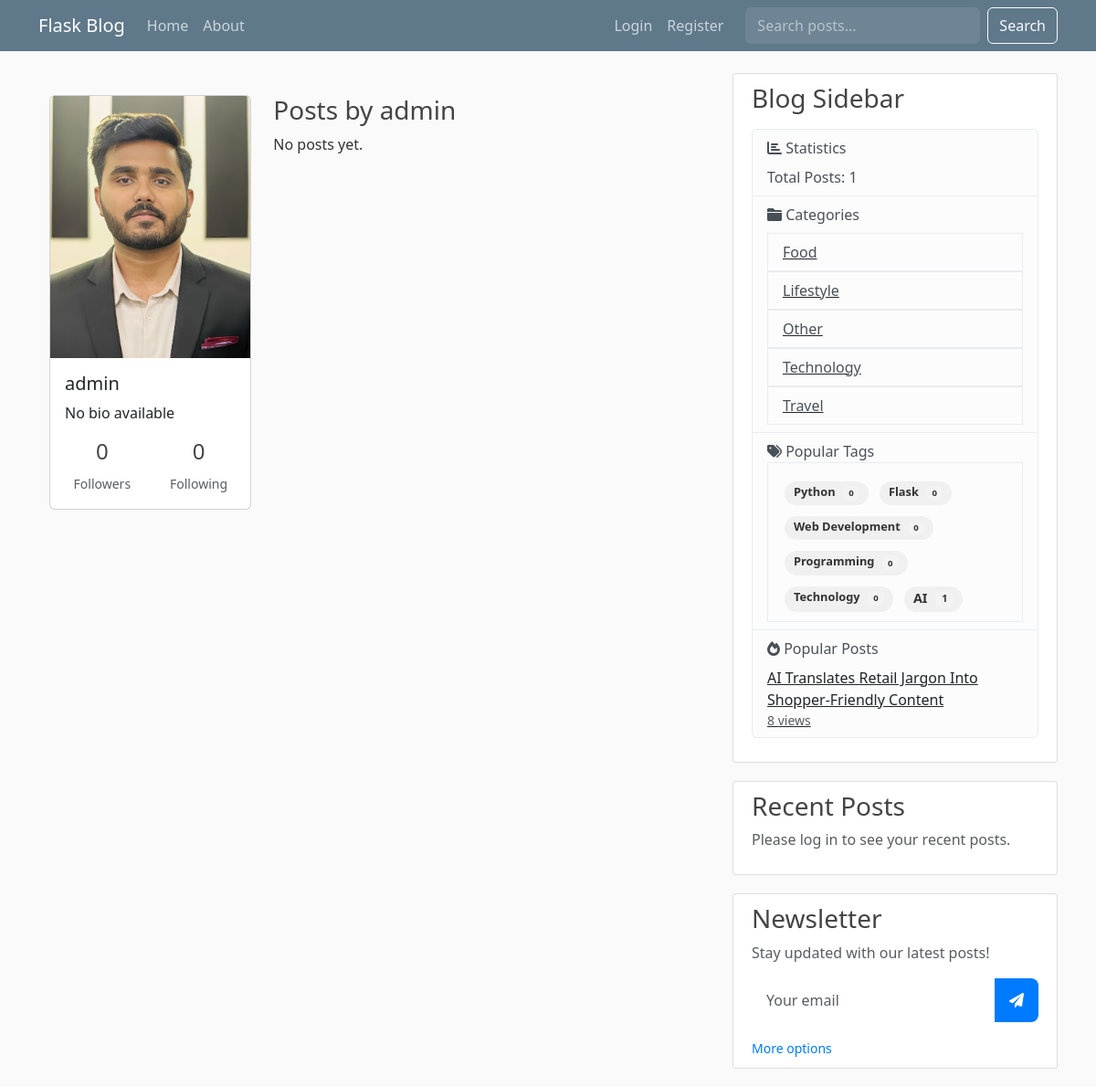
The app's page /user/admin, older data.
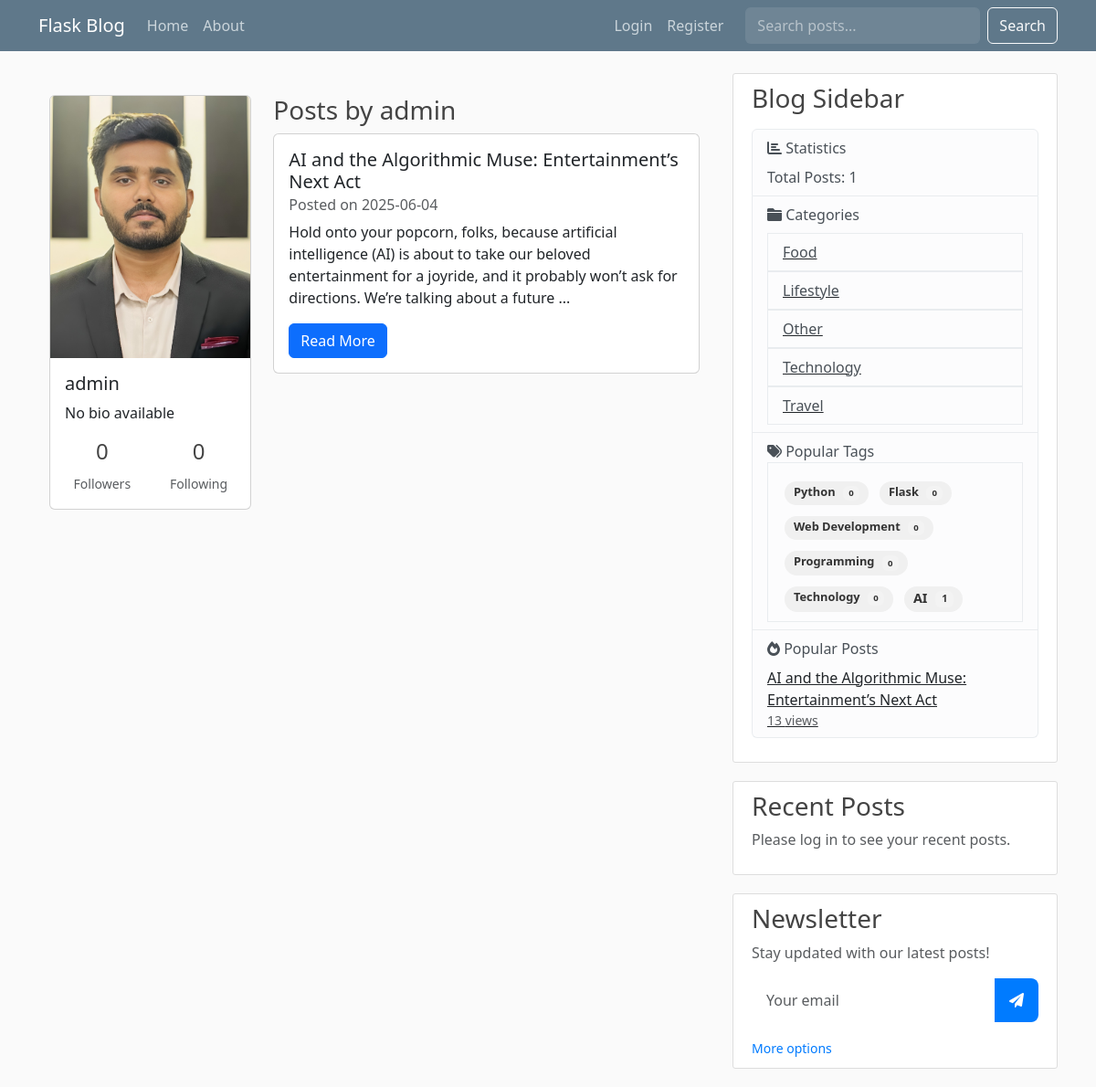
The same page, newer data.
### flaskblog.py (models this page shows, shortened)
class Category(db.Model):
    id = db.Column(db.Integer, primary_key=True)
    name = db.Column(db.String(50), unique=True, nullable=False)
    description = db.Column(db.String(200))
    slug = db.Column(db.String(50), unique=True)

class Tag(db.Model):
    id = db.Column(db.Integer, primary_key=True)
    name = db.Column(db.String(50), unique=True, nullable=False)
    description = db.Column(db.String(200))
    slug = db.Column(db.String(50), unique=True)
    posts = db.relationship('Post', secondary=post_tags, backref=db.backref('tags', lazy='dynamic'))

class Post(db.Model):
    id = db.Column(db.Integer, primary_key=True)
    title = db.Column(db.String(100), nullable=False)
    date_posted = db.Column(db.DateTime, nullable=False, default=datetime.utcnow)
    content = db.Column(db.Text, nullable=False)
    image_file = db.Column(db.String(20), nullable=True)
    user_id = db.Column(db.Integer, db.ForeignKey('user.id'), nullable=False)
    category_id = db.Column(db.Integer, db.ForeignKey('category.id'), nullable=True)
    category = db.relationship('Category', backref=db.backref('posts', lazy=True))
    views = db.Column(db.Integer, default=0)
    status = db.Column(db.String(20), default='published')  # published, draft, scheduled
    publish_date = db.Column(db.DateTime)
    likes = db.relationship('Like', backref='post', lazy=True)
    comments = db.relationship('Comment', back_populates='post', lazy=True)

### flaskblog.py (the view)
@app.route("/user/<string:username>")
def user_profile(username):
    page = request.args.get('page', 1, type=int)
    user = User.query.filter_by(username=username).first_or_404()
    posts = Post.query.filter_by(author=user)\
        .order_by(Post.date_posted.desc())\
        .paginate(page=page, per_page=5)
    comments = Comment.query.filter_by(user_id=user.id).order_by(Comment.created_at.desc()).all()
    likes = Like.query.filter_by(user_id=user.id).all()
    return render_template('user_profile.html',
                          user=user,
                          posts=posts,
                          comments=comments,
                          likes=likes,
                          title=f"{user.username}'s Profile",
                          **get_sidebar_data())

### flaskblog.py (called while the page is built)
@app.context_processor
def inject_csrf_token():
    return dict(csrf_token=lambda: generate_csrf())

### templates/user_profile.html (shortened to what this page needs)
{% extends "layout.html" %}
{% block content %}
<div class="container mt-4">
    <div class="row">
        <div class="col-md-4">
            <div class="card">
                <img src="{{ url_for('static', filename='profile_pics/' + user.image_file) }}" class="card-img-top" alt="{{ user.username }}">
                <div class="card-body">
                    <h5 class="card-title">{{ user.username }}</h5>
                    <p class="card-text">{{ user.bio or 'No bio available' }}</p>
                    <div class="row text-center">
                        <div class="col">
                            <h4>{{ user.followers_list.count() }}</h4>
                            <small class="text-muted">Followers</small>
                        </div>
                        <div class="col">
                            <h4>{{ user.following.count() }}</h4>
                            <small class="text-muted">Following</small>
                        </div>
                    </div>
                </div>
            </div>
        </div>
        <div class="col-md-8">
            <h3>Posts by {{ user.username }}</h3>
            {% for post in posts.items %}
                <div class="card mb-3">
                    <div class="card-body">
                        <h5 class="card-title">{{ post.title }}</h5>
                        <h6 class="card-subtitle mb-2 text-muted">Posted on {{ post.date_posted.strftime('%Y-%m-%d') }}</h6>
                        <p class="card-text">{{ post.content[:200] }}{% if post.content|length > 200 %}...{% endif %}</p>
                        <a href="{{ url_for('post', post_id=post.id) }}" class="btn btn-primary">Read More</a>
                    </div>
                </div>
            {% else %}
                <p>No posts yet.</p>
            {% endfor %}
        </div>
    </div>
</div>
{% endblock %}

### templates/layout.html (shortened to what the changed rows need)
<!doctype html>
<html lang="en">
  <head>
    <link href="https://cdn.jsdelivr.net/npm/bootstrap@5.3.2/dist/css/bootstrap.min.css" rel="stylesheet">
    <link rel="stylesheet" href="https://cdnjs.cloudflare.com/ajax/libs/font-awesome/6.0.0/css/all.min.css">
    <link rel="stylesheet" type="text/css" href="{{ url_for('static', filename='main.css') }}">
  </head>
<body>
    <main role="main" class="container">
      <div class="row">
        <div class="col-md-8">
          {% block content %}{% endblock %}
        </div>
        <div class="col-md-4">
          <div class="content-section">
            <p class='text-muted'>
                <ul class="list-group">
                    <li class="list-group-item list-group-item-light">
                        <ul class="list-group mt-2">
                            {% for category in categories %}
                              <a href="{{ url_for('category_posts', category_id=category.id) }}" class="text-dark">
                                <li class="list-group-item list-group-item-light"> {{ category.name }}</li>
                              </a>
                            {% endfor %}
                        </ul>
                    </li>
                    <li class="list-group-item list-group-item-light">
                        <div class="list-group-item">
                          <div class="tag-cloud">
                            {% for tag in tags %}
                            <a href="{{ url_for('tag_posts', tag_name=tag.name) }}"
                               class="tag-cloud-item badge badge-secondary"
                               style="font-size: {{ 0.8 + tag.posts|length * 0.1 }}rem">
                              {{ tag.name }}
                              <span class="badge badge-light">{{ tag.posts|length }}</span>
                            </a>
                            {% endfor %}
                          </div>
                        </div>
                    </li>
                    <li class="list-group-item list-group-item-light">
                        <ul class="list-unstyled mt-2">
                            {% for post in popular_posts %}
                                <li>
                                    <a href="{{ url_for('post', post_id=post.id) }}" class="text-dark">
                                        {{ post.title }}
                                        <small class="text-muted d-block">{{ post.views }} views</small>
                                    </a>
                                </li>
                            {% endfor %}
                        </ul>
                    </li>
                </ul>
            </p>
          </div>
        </div>
      </div>
    </main>
</body>
</html>

Row changes from the older to the newer data that the page shows:
removed Post: title "AI Translates Retail Jargon Into Shopper-Friendly Content", views "8"
added Post: title "AI and the Algorithmic Muse: Entertainment’s Next Act", date_posted "2025-06-04", content "Hold onto your popcorn, folks, because artificial intelligence (AI) is about to take our beloved entertainment for a joyride, and it probably won’t ask for directions. We’re talking about a future", views "13"
Text that changed along with them:
text no longer shown: "No posts yet."
